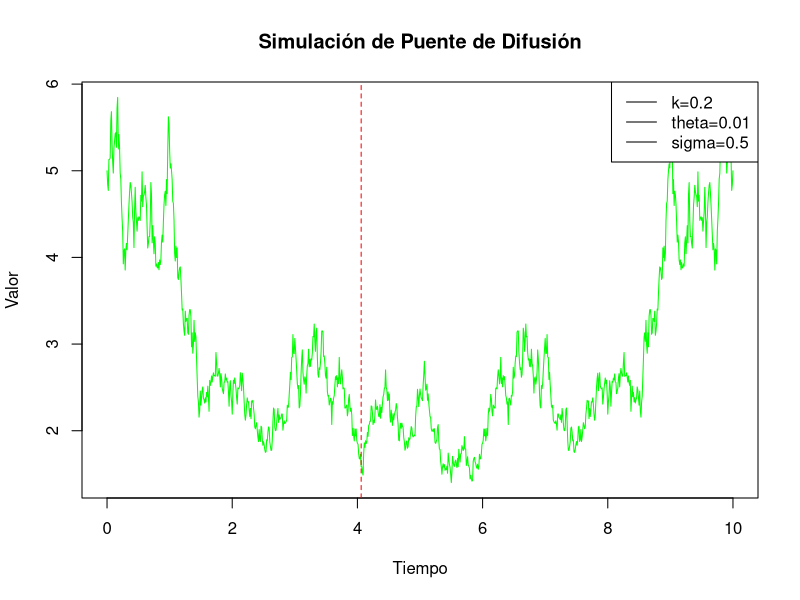
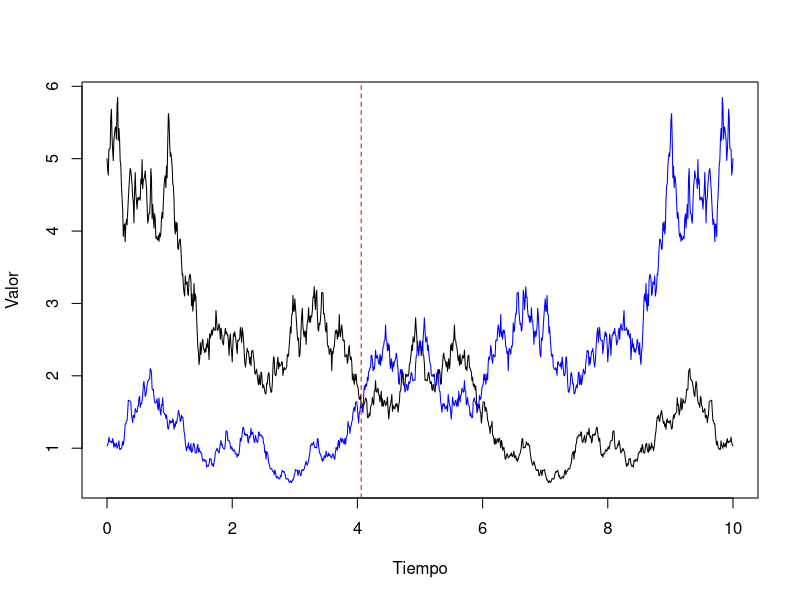
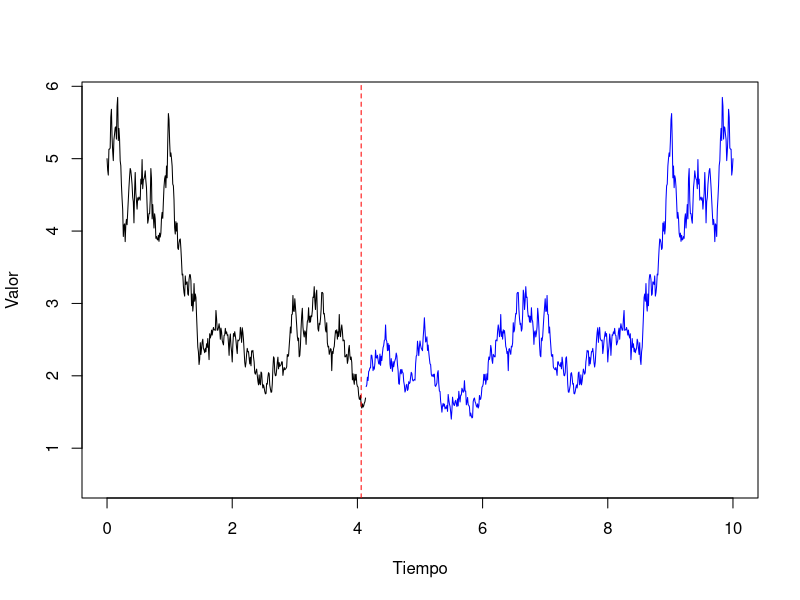

These charts were generated, in order, by the following R code:
# Parámetros
T <- 10  # Tiempo final
n<-1000

#Llamamos a la función del movimiento browniano
brown<-function(w0,n,T, sem=123){
  delta<-T/n #Delta de la partición
  W<-c(w0) #Valor inicial
  set.seed(sem)
  for (i in 1:n) {
    x<-rnorm(1,mean=0, sd=1) #num aleatorio normal
    w<-W[i]+x*sqrt(delta) 
    W<-c(W,w)
  }
  return(W)
}

#Generamos la función que simula el proceso cir
OUG<-function(x0,k,theta,sigma,n,T,W){
  delta<-T/n
  X <- c(x0)
  for (i in 1:n) {
    x<- X[i]+k*(theta-log(X[i]))*X[i]*delta + sigma*X[i]*(W[i+1]-W[i])
    X<-c(X,x)
  }
  return(X)
  
}
W<-brown(w0=0,n,T)
#Creamos dos trayectorias cir
tiempo<-seq(from=0, to=T,by=T/n)
p1<-OUG(x0=5,k=0.2,theta=0.01,sigma =0.5,n,T,W)
p2<-OUG(x0=5,k=0.2,theta=0.01,sigma =0.5,n,T,W)

#
difusion <- function(OUG1,OUG2,T) {
  #partición del tiempo
  time <- seq(0, T, by = T/n) 
  #creamos los vectores Xt1 y Xt2
  Xt1 <- numeric(length(time))
  Xt2 <- numeric(length(time))
  #tau es el tiempo en el que se cruzan y lo inicializamos con NULL
  tau <- NULL
  Xt1<-OUG1
  Xt2<-rev(OUG2)
  #Condición del cruce
  for (i in 1:length(time)) {
    if (((Xt1[i]<= Xt2[i])&(Xt1[i+1]>= Xt2[i+1]))|((Xt2[i]<= Xt1[i])&(Xt2[i+1]>= Xt1[i+1]))) {
      tau <- time[i]
      break
    }
  }
  if (is.null(tau)) {
    tau <- T  # Si no se encuentra tau, entonces se fija en T
  }
  Zt <- ifelse(time <= tau, Xt1, Xt2)
  return(list(time = time, Zt = Zt, tau = tau))
}

# Simulación del puente de difusión
puente <- difusion(p1,p2,T)

# Graficamos 
plot(puente$time, puente$Zt, type = "l", col = "green", ylim = range(puente$Zt), ylab = "Valor", xlab = "Tiempo", main = "Simulación de Puente de Difusión")
abline(v = puente$tau, col = "red", lty = 2)
legend("topright", legend = c("k=0.2","theta=0.01", "sigma=0.5" ), lty = 1)

plot(puente$time,p1, type='l',ylab = "Valor", xlab = "Tiempo",ylim = range(p1, p2))
lines(puente$time,rev(p2), col='blue')
abline(v = puente$tau, col = "red", lty = 2)


plot(head(puente$time,n=-587),head(p1,n=-587),type='l', xlab = "Tiempo", ylab = "Valor",ylim = range(p1, p2),xlim = range(puente$time))
lines(tail(puente$time,587),tail(rev(p2),587), col='blue')
abline(v = puente$tau, col = "red", lty = 2)

print(puente$time[415])
